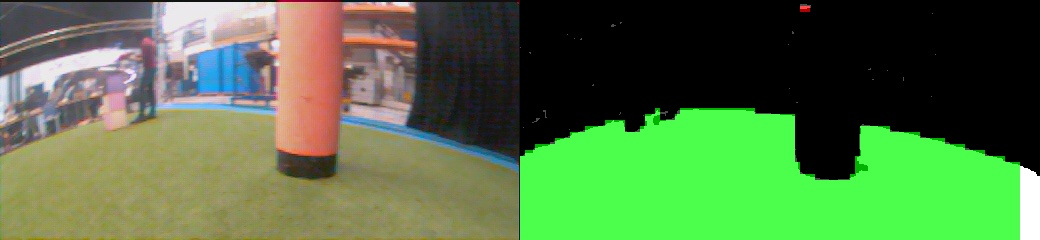
#> input picture prototyping/collected_datasets/Test3_7maart_tapijt/filtered_images/1179548967_filtered.jpg, 1040 x 240 px, found by its file name
$ python heading.py
#> lines starting #> are read from the running program, lines starting #| are printed output that depends on the picture
import cv2
import numpy as np
import os
import imageio.v2 as imageio

# Define paths
input_dir = os.path.expanduser("~/paparazzi/prototyping/collected_datasets/Test3_7maart_tapijt/filtered_images")
output_dir = os.path.expanduser("~/paparazzi/prototyping/collected_datasets/Test3_7maart_tapijt/heading_images")

# Define output GIF
output_gif = "output.gif"
output_path = os.path.join(output_dir, output_gif)

# Ensure output directory exists
if not os.path.exists(output_dir):
    os.makedirs(output_dir)


# Pull images
images = []
for item in sorted(os.listdir(input_dir)):
    if not item.endswith(".jpg"):
        continue
    image_path = os.path.join(input_dir, item)
    image = cv2.imread(image_path)
#> image is the input picture: shape (240, 1040, 3); mean B, G, R 69.2, 117.9, 84.5
    images.append(image)

# Function to find the green column with the highest green score in the right half of the image
def find_highest_green_column(image):
    height, width, _ = image.shape

    # Only process the right half of the image
    right_image = image[:, width//2:]

    # Split BGR channels
    blue, green, red = cv2.split(right_image)

    # Calculate the green score for each column in the right half
    green_scores = np.sum(green, axis=0)

    # Find the column with the highest green score
    highest_green_column = np.argmax(green_scores)

    # Adjust the index to refer to the right half of the original image
    highest_green_column += width // 2

    return highest_green_column


# Function to mark the highest green column as blue in the right half
def mark_highest_green_column(image):
    highest_green_column = find_highest_green_column(image)
    height, width, _ = image.shape

    # Mark the highest green column as blue in the right half
    image[:, highest_green_column:highest_green_column+5] = [0, 0, 255]  # Blue in BGR

    return image


# Process each image
new_images = []
for image in images:
    new_image = mark_highest_green_column(image)
    new_images.append(new_image)
#> this loop made 3 passes
#> pass 1, in find_highest_green_column, `right_image = image[:, width//2:]`:
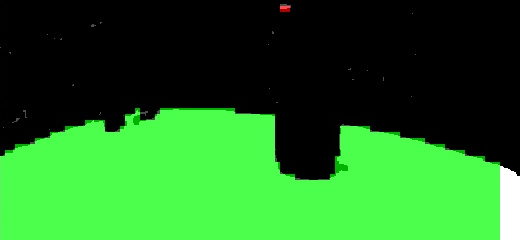
#> right_image: shape (240, 520, 3); mean B, G, R 34.8, 109.9, 34.8
#> pass 1, in find_highest_green_column, `blue, green, red = cv2.split(right_image)`:
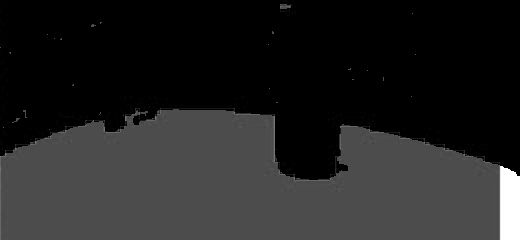
#> blue: shape (240, 520); min 0, max 255, mean 34.8
#> pass 1, in find_highest_green_column, `blue, green, red = cv2.split(right_image)`:
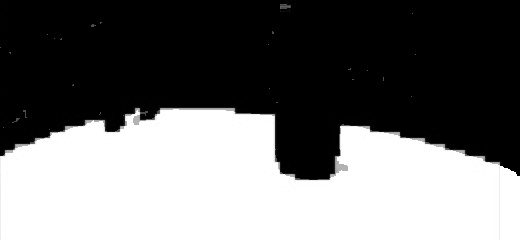
#> green: shape (240, 520); min 0, max 255, mean 109.9
#> after the loop, new_images = 3 items

# Save the output as a GIF
imageio.mimsave(output_path, new_images, duration=0.3)
